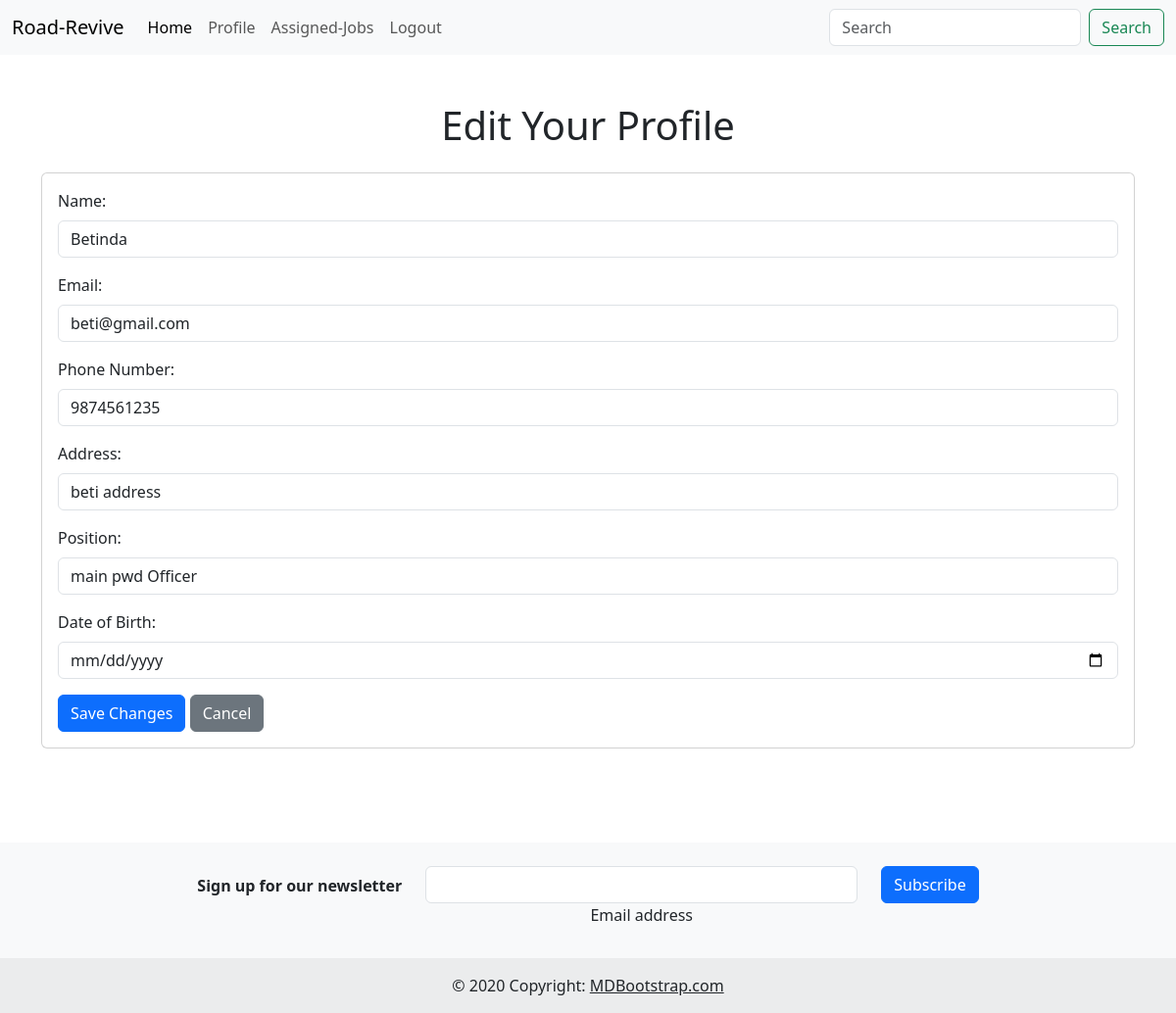
The page /Employee/profile/edit/ (signed in) on the database its author committed.
### Employee/models.py (models this page shows)
class Employee(models.Model):
    name = models.CharField(max_length=150)
    email = models.EmailField(unique=True)
    phone_number = models.CharField(max_length=15)
    address = models.TextField()
    position = models.CharField(max_length=100)
    date_of_birth = models.DateField()
    date_joined = models.DateTimeField(auto_now_add=True)
    password = models.CharField(max_length=20)

### Employee/views.py (the view, shortened to what this page needs)
# urls.py: path('profile/edit/', views.edit_employee_profile, name='edit_employee_profile'),
def edit_employee_profile(request):
    if not request.session.get('Eid'):
        messages.error(request, "You need to be logged in to edit your profile.")
        return redirect('Employee:login')
    employee = Employee.objects.get(id=request.session['Eid'])
    context = {'employee': employee}
    return render(request, 'Employee/edit_employee_profile.html', context)

### Employee/templates/Employee/edit_employee_profile.html (shortened to what this page needs)
<!DOCTYPE html>
<html lang="en">
<head>
    <link href="https://cdn.jsdelivr.net/npm/bootstrap@5.3.0-alpha1/dist/css/bootstrap.min.css" rel="stylesheet">
</head>
<body>
         <nav class="navbar navbar-expand-lg bg-body-tertiary">
            <div class="container-fluid">
              <a class="navbar-brand" href="{% url 'Employee:Employee_home'%}">Road-Revive</a>
              <div class="collapse navbar-collapse" id="navbarTogglerDemo02">
                <ul class="navbar-nav me-auto mb-2 mb-lg-0">
                  <li class="nav-item">
                    <a class="nav-link active" aria-current="page" href="{% url 'Employee:Employee_home'%}">Home</a>
                  </li>
                  <li class="nav-item">
                    <a class="nav-link" href="{% url 'Employee:employee_profile'%}">Profile</a>
                  </li>
                  <li class="nav-item">
                    <a class="nav-link" href="{% url 'Employee:assigned_jobs'%}">Assigned-Jobs</a>
                  </li>
                  <li class="nav-item">
                    <a class="nav-link " href="{% url 'User:index'%}">Logout</a>
                  </li>
                </ul>
                <form class="d-flex" role="search">
                  <input class="form-control me-2" type="search" placeholder="Search" aria-label="Search">
                  <button class="btn btn-outline-success" type="submit">Search</button>
                </form>
              </div>
            </div>
          </nav>
    <div class="container mt-5">
        <h1 class="mb-4 text-center">Edit Your Profile</h1>
        <div class="card">
            <div class="card-body">
                <form method="post">
                    <div class="mb-3">
                        <label for="name" class="form-label">Name:</label>
                        <input type="text" class="form-control" name="name" value="{{ employee.name }}" required>
                    </div>
                    <div class="mb-3">
                        <label for="email" class="form-label">Email:</label>
                        <input type="email" class="form-control" name="email" value="{{ employee.email }}" required>
                    </div>
                    <div class="mb-3">
                        <label for="phone_number" class="form-label">Phone Number:</label>
                        <input type="text" class="form-control" name="phone_number" value="{{ employee.phone_number }}" required>
                    </div>
                    <div class="mb-3">
                        <label for="address" class="form-label">Address:</label>
                        <input type="text" class="form-control" name="address" value="{{ employee.address }}" required>
                    </div>
                    <div class="mb-3">
                        <label for="position" class="form-label">Position:</label>
                        <input type="text" class="form-control" name="position" value="{{ employee.position }}" required>
                    </div>
                    <div class="mb-3">
                        <label for="date_of_birth" class="form-label">Date of Birth:</label>
                        <input type="date" class="form-control" name="date_of_birth" value="{{ employee.date_of_birth }}" required>
                    </div>
                    <button type="submit" class="btn btn-primary">Save Changes</button>
                    <a href="{% url 'Employee:employee_profile' %}" class="btn btn-secondary">Cancel</a>
                </form>
            </div>
        </div>
    </div>
<br><br><br><br>
<footer class="bg-body-tertiary text-center">
    <div class="container p-4 pb-0">
      <section class="">
        <form action="">
          <div class="row d-flex justify-content-center">
            <div class="col-auto">
              <p class="pt-2">
                <strong>Sign up for our newsletter</strong>
              </p>
            </div>
            <div class="col-md-5 col-12">
              <div data-mdb-input-init class="form-outline mb-4">
                <input type="email" id="form5Example26" class="form-control" />
                <label class="form-label" for="form5Example26">Email address</label>
              </div>
            </div>
            <div class="col-auto">
              <button data-mdb-ripple-init type="submit" class="btn btn-primary mb-4">
                Subscribe
              </button>
            </div>
          </div>
        </form>
      </section>
    </div>
    <div class="text-center p-3" style="background-color: rgba(0, 0, 0, 0.05);">
      © 2020 Copyright:
      <a class="text-body" href="https://mdbootstrap.com/">MDBootstrap.com</a>
    </div>
  </footer>
</body>
</html>

### rows shown on the page
Employee: name "Betinda", email "beti@gmail.com", phone_number "9874561235", address "beti address", position "main pwd Officer"
